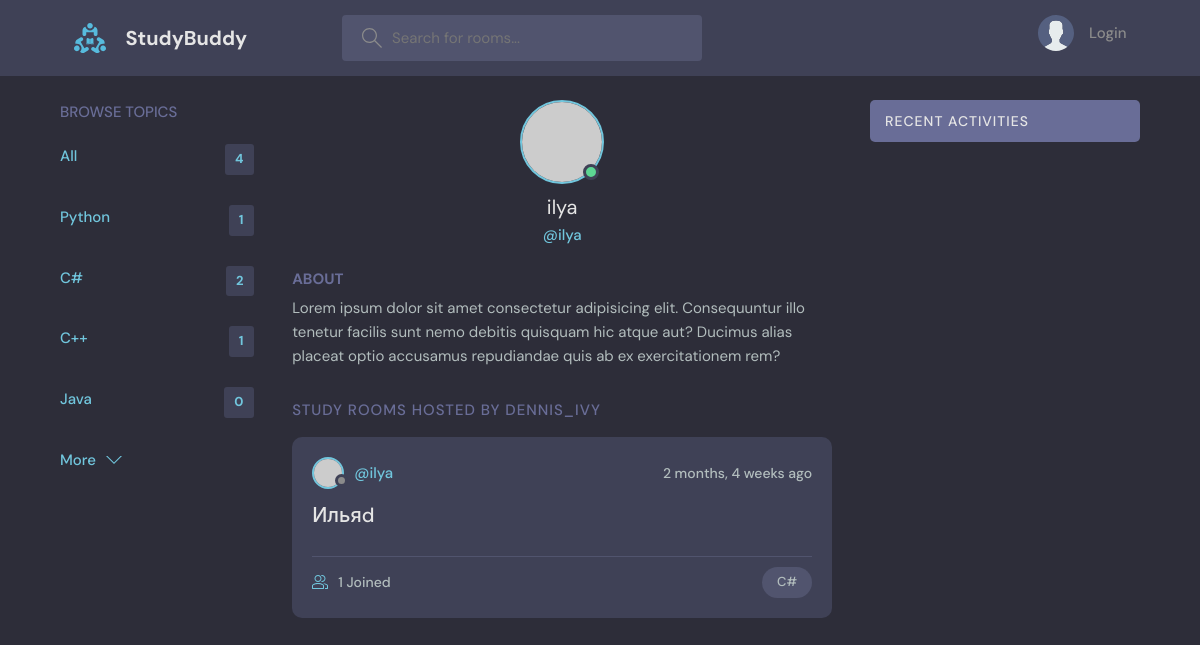
Page /profile/1/ on the committed database.
### base/models.py (models this page shows, shortened)
class Topic(models.Model):
    name = models.CharField(max_length=100)

class Room(models.Model):
    host = models.ForeignKey(User, on_delete=models.SET_NULL,null=True)
    topic = models.ForeignKey(Topic, on_delete=models.SET_NULL,null=True)
    name = models.CharField(max_length=150)
    description = models.TextField(null=True, blank=True)
    participants = models.ManyToManyField(
        User,related_name='participants',blank=True)
    updated = models.DateTimeField(auto_now=True)
    created =models.DateTimeField(auto_now_add=True)
    class Meta:
        ordering  = ['-updated','-created']

### base/views.py (the view)
# urls.py: path('profile/<str:pk>/', views.userProfile, name="user-profile"),
def userProfile(request,pk):
    user = User.objects.get(id=pk)
    rooms = user.room_set.all()
    room_messages = user.message_set.all()
    topics = Topic.objects.all()
    context = {'user':user,'rooms':rooms,'room_messages':room_messages,
               'topics':topics}
    return  render(request,'base/profile.html',context)

### base/templates/base/profile.html (shortened to what this page needs)
{% extends 'main.html' %}
  {% block content %}
    <main class="profile-page layout layout--3">
      <div class="container">
        {% include 'base/topics_component.html' %}
        <div class="roomList">
          <div class="profile">
            <div class="profile__avatar">
              <div class="avatar avatar--large active">
                <img src="https://randomuser.me/api/portraits/men/11.jpg" />
              </div>
            </div>
            <div class="profile__info">
              <h3>{{user.username}}</h3>
              <p>@{{user.username}}</p>
            </div>
            <div class="profile__about">
              <h3>About</h3>
              <p>
                Lorem ipsum dolor sit amet consectetur adipisicing elit. Consequuntur illo tenetur
                facilis sunt nemo debitis quisquam hic atque aut? Ducimus alias placeat optio
                accusamus repudiandae quis ab ex exercitationem rem?
              </p>
            </div>
          </div>
          <div class="roomList__header">
            <div>
              <h2>Study Rooms Hosted by dennis_ivy</a>
              </h2>
            </div>
          </div>
          {% include 'base/feed_component.html' %}
        </div>
        {% include 'base/activity_component.html'%}
    </div>
  </main>
{% endblock content%}

### templates/main.html (shortened to what this page needs)
<!DOCTYPE html>
{% load static %}
<html lang="en">
  <head>
    <link rel="stylesheet" href="{% static 'styles/style.css' %}" />
  </head>
    <body>
        {% include 'navbar.html' %}
        {% block content %}
        {% endblock %}
    </body>
</html>

### templates/navbar.html (shortened to what this page needs)
{% load static%}
<header class="header header--loggedIn">
<div class="container">
    <a href="{% url 'home' %}" class="header__logo">
      <img src="{% static 'images/logo.svg'%}" />
      <h1>StudyBuddy</h1>
    </a>
    <form class="header__search" method="GET" action="{% url 'home'%}">
      <label>
        <input name="q" placeholder="Search for rooms..." />
      </label>
    </form>
    <nav class="header__menu">
      {% if request.user.is_authenticated %}
        <div class="header__user">
          <a href="{% url 'user-profile' request.user.id%}">
            <div class="avatar avatar--medium active">
              <img src="https://randomuser.me/api/portraits/men/37.jpg" />
            </div>
            <p>{{request.user.username}} <span>@{{request.user.username}}</span></p>
          </a>
          <button class="dropdown-button">
            <svg version="1.1" xmlns="http://www.w3.org/2000/svg" width="32" height="32" viewBox="0 0 32 32">
              <title>chevron-down</title>
              <path d="M16 21l-13-13h-3l16 16 16-16h-3l-13 13z"></path>
            </svg>
          </button>
        </div>
        {%else%}
            <a href="{% url 'login' %}">
              <img src="{% static 'images/avatar.svg' %}" />
              <p>Login</p>
            </a>
      {% endif %}
    </nav>
  </div>
</header>

### base/templates/base/topics_component.html
<div class="topics">
    <div class="topics__header">
        <h2>Browse Topics</h2>
    </div>
      <ul class="topics__list">
        <li>
            <a href="{% url 'home' %}" class="active">All<span>{{topics.count}}</span></a>
        </li>
        {% for topic in topics %}
          <li>
            <a href="{% url 'home' %}?q={{topic.name}}" class="active">{{topic.name}}<span>{{topic.room_set.count}}</span></a>
          </li>
        {% endfor %}
      </ul>
      <a class="btn btn--link" href="topics.html">
        More
        <svg version="1.1" xmlns="http://www.w3.org/2000/svg" width="32" height="32" viewBox="0 0 32 32">
          <title>chevron-down</title>
          <path d="M16 21l-13-13h-3l16 16 16-16h-3l-13 13z"></path>
        </svg>
      </a>
</div>

### base/templates/base/feed_component.html (shortened to what this page needs)
{% for room in rooms %}
    <div class="roomListRoom">
        <div class="roomListRoom__header">
          <a href="{% url 'user-profile' room.host.id %}" class="roomListRoom__author">
            <div class="avatar avatar--small">
              <img src="https://randomuser.me/api/portraits/women/11.jpg" />
            </div>
            <span>@{{room.host.username}}</span>
          </a>
          <div class="roomListRoom__actions">
            <span>{{room.created|timesince}} ago</span>
          </div>
        </div>
        <div class="roomListRoom__content">
          <a href="{% url 'room' room.id%}">{{room.name}}</a>
        </div>
        <div class="roomListRoom__meta">
          <a href="{% url 'room' room.id%}" class="roomListRoom__joined">
            {{room.participants.all.count}} Joined
          </a>
          <p class="roomListRoom__topic">{{room.topic.name}}</p>
        </div>
    </div>
{% endfor %}

### base/templates/base/activity_component.html (shortened to what this page needs)
<div class="activities">
    <div class="activities__header">
      <h2>Recent Activities</h2>
    </div>
</div>

### rows in the picture
Topic: name "Python", room_set.count "1"
Topic: name "C#", room_set.count "2"
Topic: name "C++", room_set.count "1"
Topic: name "Java", room_set.count "0"
Room: host.username "ilya", created "2 months, 4 weeks", name "Ильяd", participants.all.count "1", topic.name "C#"

### other values in the picture
{{ topics.count }} "4"
{{ user.username }} "ilya"
